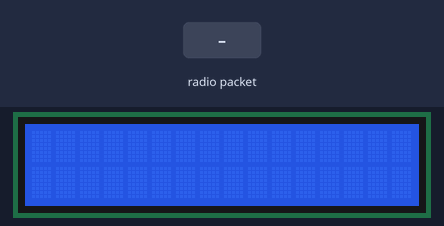
Bench run of a sketch on a simulated Arduino Uno, built with avr-gcc and run on an emulated ATmega328P. Shown: 16×2 character LCD. The test bench sets the inputs (shaded band). No radio packets arrive unless stated; what the sketch prints to the serial monitor is not drawn.

Above: at 5.2 s.
5.3 s: radio packet "1" arrives
At 6.0 s:
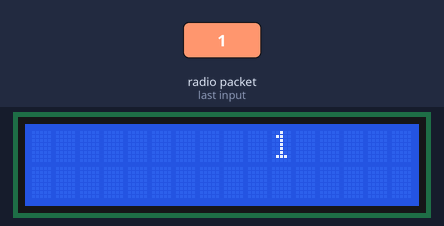
6.8 s: radio packet "0" arrives
At 7.1 s:
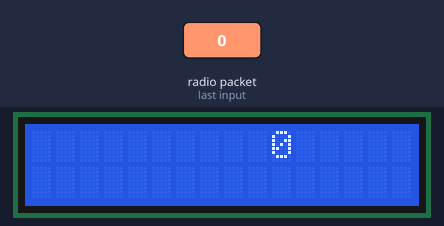
8.3 s: radio packet "2" arrives
At 9.4 s:
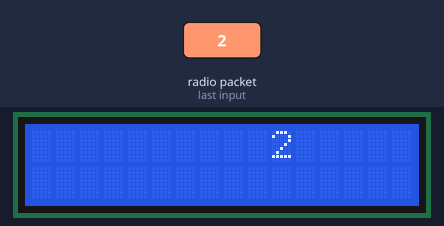
Timing chart, 0 to 11.3 s (numbered marks = the images above; inputs shaded):
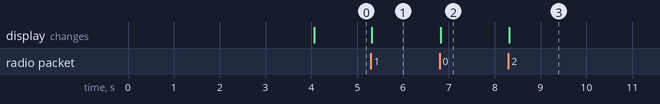

Measured:
- after the input at 5.3 s, the display: changes at once (image 1)
- after the input at 6.8 s, the display: changes at once (image 2)
- after the input at 8.3 s, the display: changes at once (image 3)

The sketch:

Stacja_Meteo_RCV.ino
```cpp
#include <VirtualWire.h>
#include <Wire.h>
#include <LCD.h>
#include <LiquidCrystal_I2C.h>
#define BACKLIGHT_PIN 3

LiquidCrystal_I2C	lcd(0x27,2,1,0,4,5,6,7);

void setup()
{
Serial.begin(9600);
delay(4000);
lcd.begin (16,2);
lcd.setBacklightPin(BACKLIGHT_PIN,POSITIVE);
lcd.setBacklight(HIGH);
lcd.home ();

Serial.println("Stacja Meteo - ODBIORNIK");
    vw_setup(2000);
    vw_set_rx_pin(4);
    vw_rx_start();
}

void loop()
{
    uint8_t buf[VW_MAX_MESSAGE_LEN];
    uint8_t buflen = VW_MAX_MESSAGE_LEN;

    if (vw_get_message(buf, &buflen))
       {
	int i;
       String wil, tem, cis;
  	for (i = 0; i < 6; i++)
  {   wil +=char(buf[i]);  }
  for (i > 6; i < 14; i++)
  {   tem +=char(buf[i]);  }
for (i = 15; i < buflen; i++)
  {   cis +=char(buf[i]);  }

 Serial.println (wil);
 Serial.println (tem);
 Serial.println (cis);
 lcd.clear ();
 lcd.setCursor(0, 0);
 lcd.print (tem);
 lcd.setCursor(10, 0);
 lcd.print (wil);
 lcd.setCursor(0, 1);
 lcd.print (cis);
   }
    }
```
